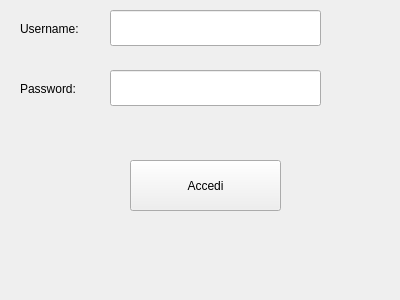
<?xml version="1.0" encoding="UTF-8"?>
<ui version="4.0">
 <class>Login</class>
 <widget class="QWidget" name="Login">
  <property name="geometry">
   <rect>
    <x>0</x>
    <y>0</y>
    <width>400</width>
    <height>300</height>
   </rect>
  </property>
  <property name="windowTitle">
   <string>Login</string>
  </property>
  <widget class="QLabel" name="label_username">
   <property name="geometry">
    <rect>
     <x>20</x>
     <y>20</y>
     <width>121</width>
     <height>18</height>
    </rect>
   </property>
   <property name="text">
    <string>Username:</string>
   </property>
  </widget>
  <widget class="QLabel" name="label_password">
   <property name="enabled">
    <bool>true</bool>
   </property>
   <property name="geometry">
    <rect>
     <x>20</x>
     <y>80</y>
     <width>111</width>
     <height>18</height>
    </rect>
   </property>
   <property name="text">
    <string>Password:</string>
   </property>
  </widget>
  <widget class="QLineEdit" name="line_username">
   <property name="geometry">
    <rect>
     <x>110</x>
     <y>10</y>
     <width>211</width>
     <height>36</height>
    </rect>
   </property>
   <property name="echoMode">
    <enum>QLineEdit::Normal</enum>
   </property>
  </widget>
  <widget class="QLineEdit" name="line_password">
   <property name="geometry">
    <rect>
     <x>110</x>
     <y>70</y>
     <width>211</width>
     <height>36</height>
    </rect>
   </property>
   <property name="echoMode">
    <enum>QLineEdit::Password</enum>
   </property>
  </widget>
  <widget class="QPushButton" name="btn_accedi">
   <property name="geometry">
    <rect>
     <x>130</x>
     <y>160</y>
     <width>151</width>
     <height>51</height>
    </rect>
   </property>
   <property name="text">
    <string>Accedi</string>
   </property>
  </widget>
 </widget>
 <resources/>
 <connections/>
</ui>
